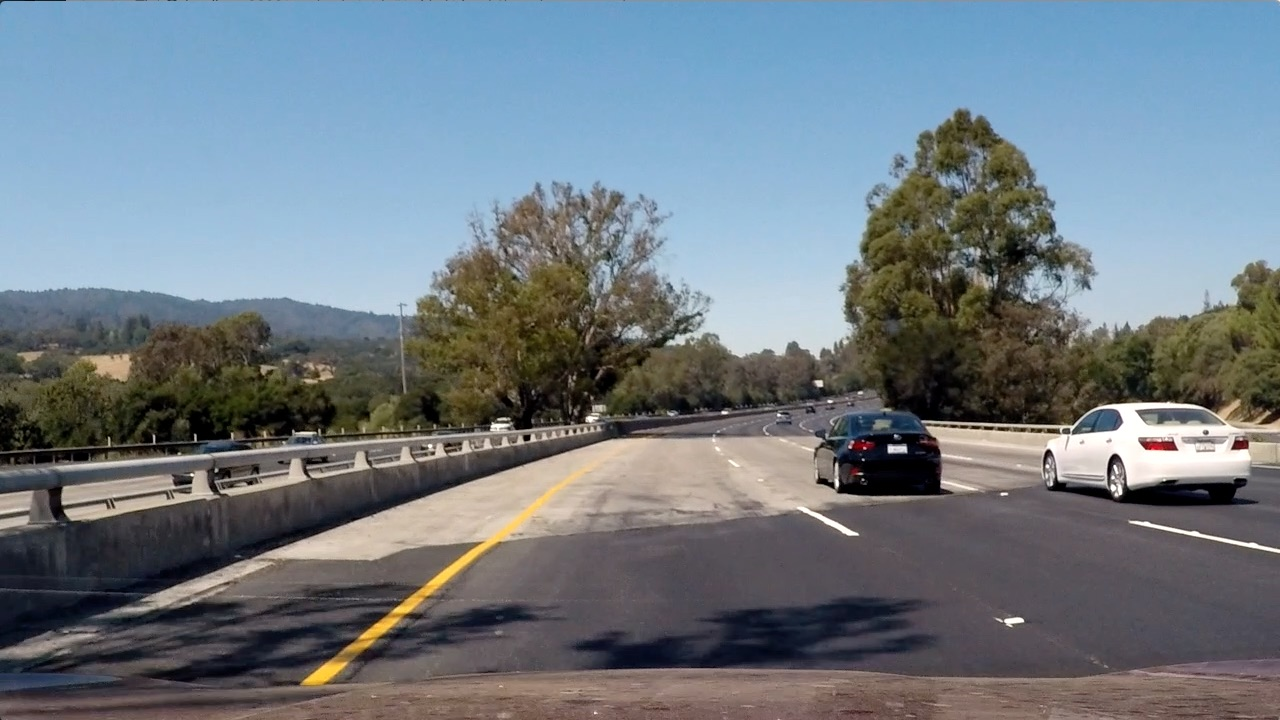
#> input picture Advanced-Lane-Lines/test_images/test4.jpg, 1280 x 720 px; the run also reads 1 picture not shown here
$ python AdvancedLaneFinding.py   (older library calls are emulated)
#> lines starting #> are read from the running program, lines starting #| are printed output that depends on the picture; after the words box and inside, x2 and y2 are one past the last pixel; in counts of white or black regions, pixels touching at a corner belong together; pictures that were not available may be replaced by others from this repository, and a replacement may not be noted
### Advanced-Lane-Lines/camera.py
import pickle
import cv2
import numpy as np
import os
import glob


class Camera():

    def __init__(self):
        self.mtx = None
        self.dist = None


    def load_calibration(self):
        ## Read in the saved camera matrix and distortion coefficients
        try:
            dist_pickle = pickle.load( open('dist_file.p', "rb" ) )
#> (reads Advanced-Lane-Lines/dist_file.p from the repository)
#> further down, img is the input picture: shape (720, 1280, 3); mean B, G, R 130.9, 122.7, 112.2
            self.mtx = dist_pickle["mtx"]
            self.dist = dist_pickle["dist"]
            return True
        except IOError:
            return False

    # [30 lines left out: function calibrate, not called in this run]

    def undistort(self,img):
        if self.mtx is None or self.dist is None:
            raise("Please load calibration or run Camera.calibrate()")
        return cv2.undistort(img, self.mtx, self.dist, None, self.mtx)


    def perspective_transform(self,img):
        # Choose an offset from image corners to plot detected corners
        offset = 200 # offset for dst points x value
        # Grab the image shape
        img_size = (img.shape[1], img.shape[0])
        # Specify the transform
        src = np.float32([[150+430,460],[1150-440,460],[1150,720],[150,720]])
        dst = np.float32([[offset, 0],
                          [img_size[0]-offset, 0],
                          [img_size[0]-offset, img_size[1]],
                          [offset, img_size[1]]])

        # Given src and dst points, calculate the perspective transform matrix
        M = cv2.getPerspectiveTransform(src, dst)
        inv_M = cv2.getPerspectiveTransform(dst, src)
        # Warp the image using OpenCV warpPerspective()
        warped = cv2.warpPerspective(img, M, img_size)
        return warped, M, inv_M

# [46 lines that do not run on import are left out]

### Advanced-Lane-Lines/filter.py
import numpy as np
import cv2

class Filter():
    # Directional Gradient
    def abs_sobel_thresh(self, img, orient='x', sobel_kernel=3, thresh=(0, 255)):
        # Apply x or y gradient with the OpenCV Sobel() function
        # and take the absolute value
        if orient == 'x':
            abs_sobel = np.absolute(cv2.Sobel(img, cv2.CV_64F, 1, 0, ksize=sobel_kernel))
        if orient == 'y':
            abs_sobel = np.absolute(cv2.Sobel(img, cv2.CV_64F, 0, 1, ksize=sobel_kernel))
        # Rescale back to 8 bit integer
        scaled_sobel = np.uint8(255*abs_sobel/np.max(abs_sobel))
        # Create a copy and apply the threshold
        binary_output = np.zeros_like(scaled_sobel)
        # Here I'm using inclusive (>=, <=) thresholds, but exclusive is ok too
        binary_output[(scaled_sobel >= thresh[0]) & (scaled_sobel <= thresh[1])] = 1

        # Return the result
        return binary_output

    # Gradient magnitude
    def mag_thresh(self, img, sobel_kernel=3, thresh=(0, 255)):
        # Take both Sobel x and y gradients
        sobelx = cv2.Sobel(img, cv2.CV_64F, 1, 0, ksize=sobel_kernel)
        sobely = cv2.Sobel(img, cv2.CV_64F, 0, 1, ksize=sobel_kernel)
        # Calculate the gradient magnitude
        gradmag = np.sqrt(sobelx**2 + sobely**2)
        # Rescale to 8 bit
        scale_factor = np.max(gradmag)/255
        gradmag = (gradmag/scale_factor).astype(np.uint8)
        # Create a binary image of ones where threshold is met, zeros otherwise
        binary_output = np.zeros_like(gradmag)
        binary_output[(gradmag >= thresh[0]) & (gradmag <= thresh[1])] = 1

        # Return the binary image
        return binary_output

    # Gradient direction
    def dir_threshold(self, img, sobel_kernel=3, thresh=(0, np.pi/2)):
        # Calculate the x and y gradients
        sobelx = cv2.Sobel(img, cv2.CV_64F, 1, 0, ksize=sobel_kernel)
        sobely = cv2.Sobel(img, cv2.CV_64F, 0, 1, ksize=sobel_kernel)
        # Take the absolute value of the gradient direction,
        # apply a threshold, and create a binary image result
        absgraddir = np.arctan2(np.absolute(sobely), np.absolute(sobelx))
        binary_output =  np.zeros_like(absgraddir)
        binary_output[(absgraddir >= thresh[0]) & (absgraddir <= thresh[1])] = 1

        # Return the binary image
        return binary_output

    '''
    Applies an image mask.
    Only keeps the region of the image defined by the polygon
    formed from `vertices`. The rest of the image is set to black.
    '''
    def region_of_interest(self, img, vertices):
        #defining a blank mask to start with
        mask = np.zeros_like(img)
        #defining a 3 channel or 1 channel color to fill the mask with depending on the input image
        if len(img.shape) > 2:
            channel_count = img.shape[2]  # i.e. 3 or 4 depending on your image
            ignore_mask_color = (255,) * channel_count
        else:
            ignore_mask_color = 255

        #filling pixels inside the polygon defined by \"vertices\with the fill color
        cv2.fillPoly(mask, vertices, ignore_mask_color)
        #returning the image only where mask pixels are nonzero
        masked_image = cv2.bitwise_and(img, mask)
        return masked_image


    def process(self, image,plot = False):
        # Blur image
#> called with plot = False
        image = cv2.GaussianBlur(image, (5, 5), 0)
        # Convert to HSL colorspace
        hls = cv2.cvtColor(image, cv2.COLOR_RGB2HLS)
#> hls: shape (720, 1280, 3); mean of channels 0, 1, 2 69.6, 121.4, 69.5
        # Grayscale image
        gray = cv2.cvtColor(image, cv2.COLOR_RGB2GRAY)
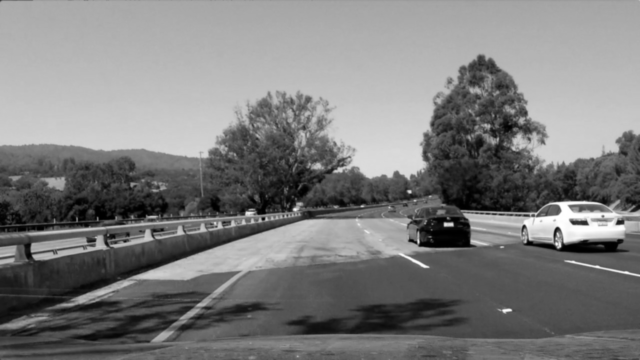
#> gray: shape (720, 1280) (shown at 1/2 size); min 0, max 255, mean 124
        # Threshold saturation channel
        s = hls[:,:,2]
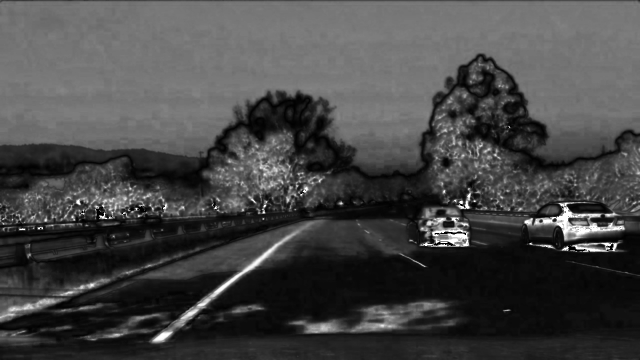
#> s: shape (720, 1280) (shown at 1/2 size); min 0, max 255, mean 69.5
        s_thresh = np.zeros_like(gray)
        s_thresh[(s > 160) & (s < 255)] = 1
        # Threshold using sobel operation
        x_gradient = self.abs_sobel_thresh(gray, orient='x', sobel_kernel=7, thresh=(10, 255))
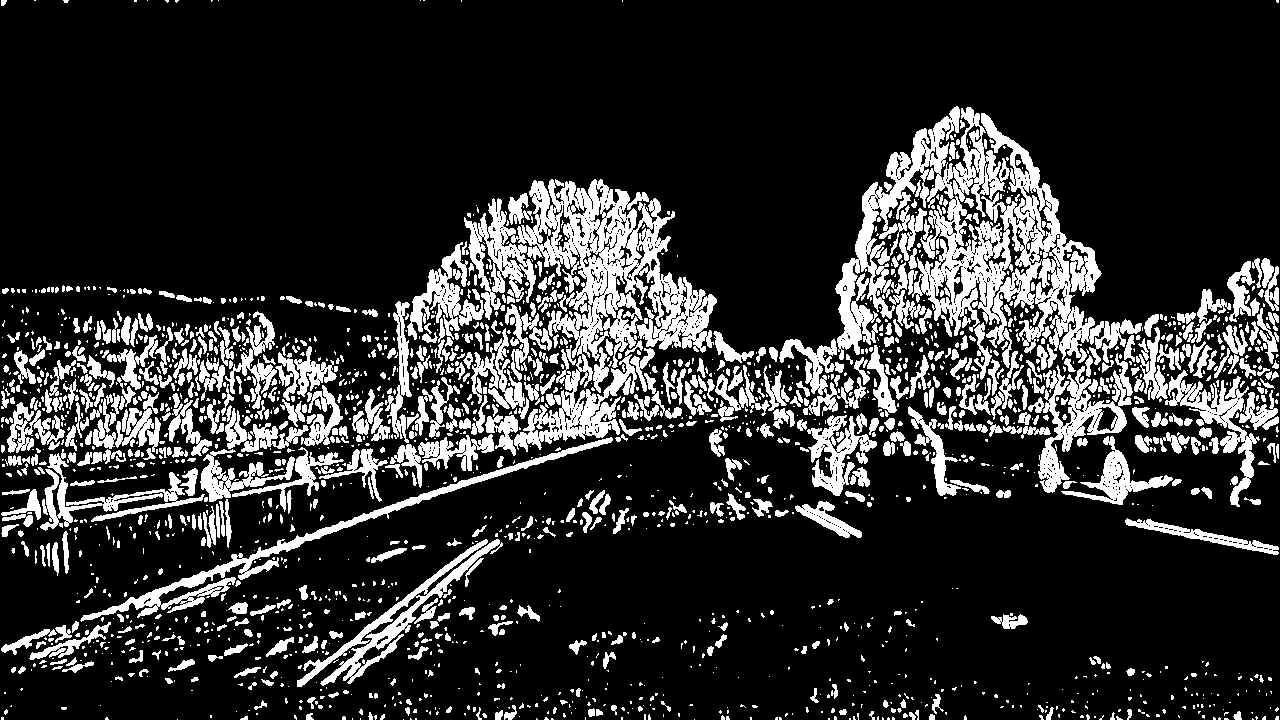
#> x_gradient: shape (720, 1280); values 0 (black) and 1 (white), 18.3% white; 2209 white regions (1488 under 20 px), largest, box (x1, y1, x2, y2) and area: (835, 106, 1142, 368) 27921, (464, 179, 717, 452) 23812, (80, 437, 613, 622) 5111
        y_gradient = self.abs_sobel_thresh(gray, orient='y', sobel_kernel=7, thresh=(60, 255))
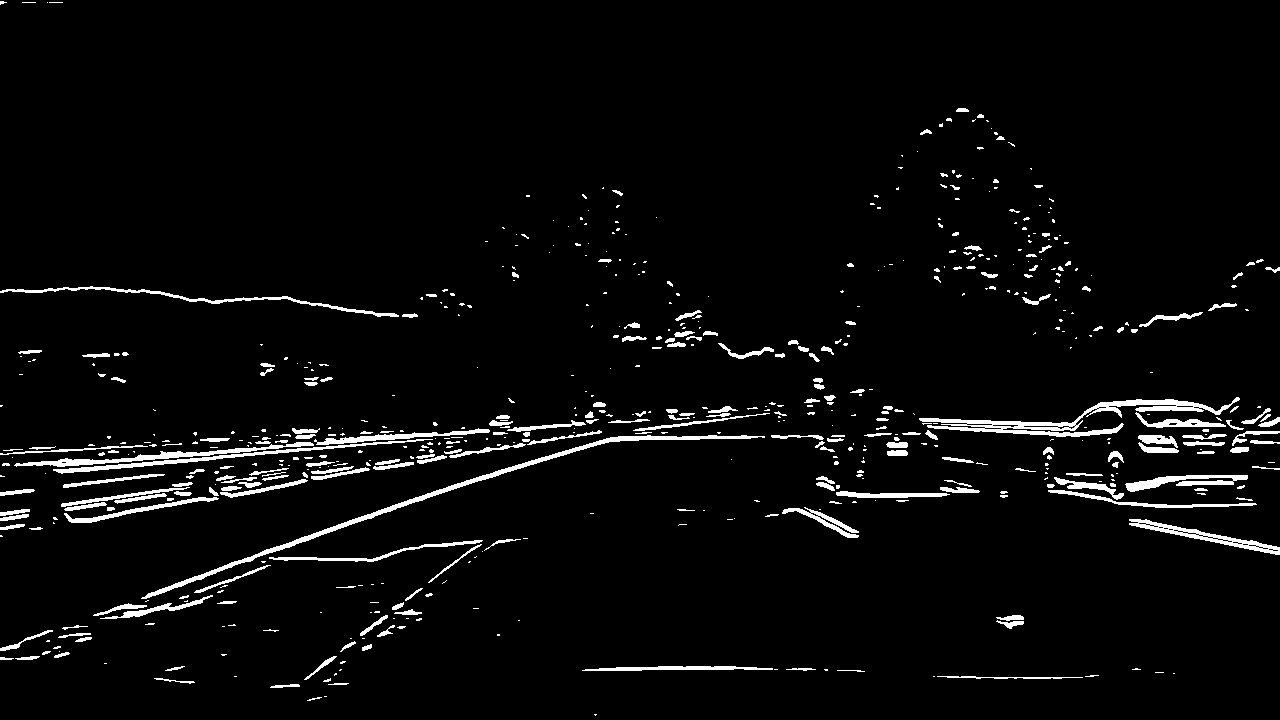
#> y_gradient: shape (720, 1280); values 0 (black) and 1 (white), 3.8% white; 615 white regions (378 under 20 px), largest, box (x1, y1, x2, y2) and area: (919, 397, 1240, 437) 2894, (141, 435, 765, 599) 2810, (14, 442, 314, 467) 1313
        mag_gradient = self.mag_thresh(gray, sobel_kernel=7, thresh=(40, 255))
#> (the rest of the program and of its run is left out)
